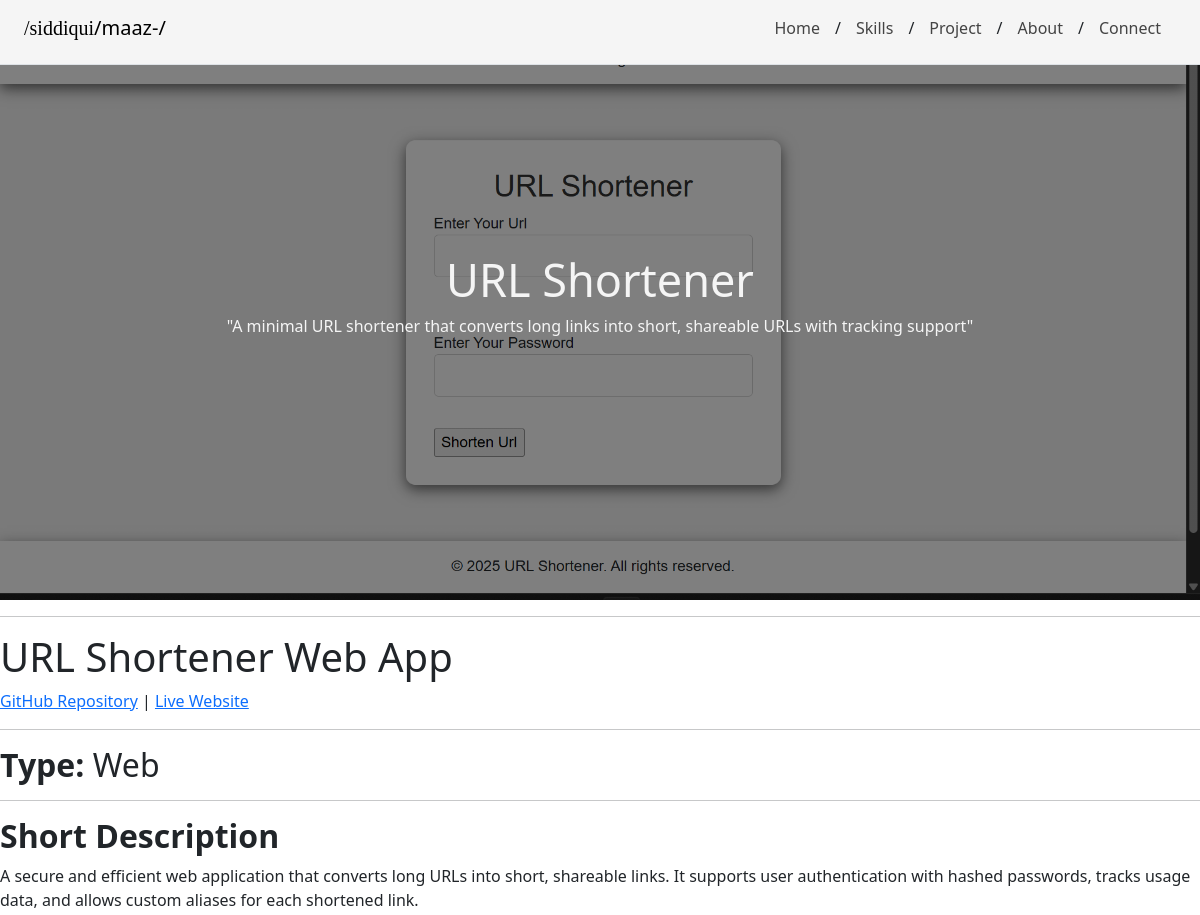
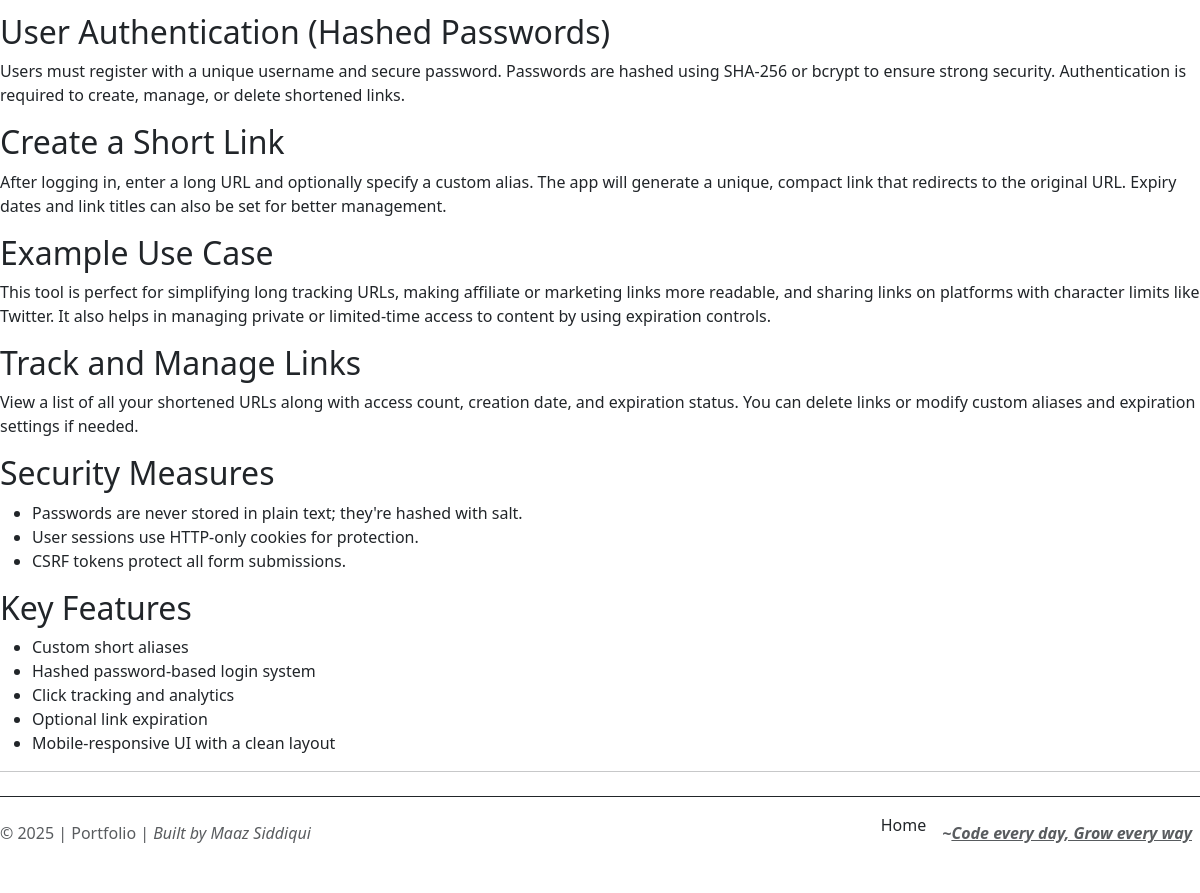
/maaz-project/2, run on the app's committed database (2 pictures, top to bottom).
### models.py (models this page shows, shortened)
class PROJECT_POSTS(db.Model):
    __tablename__ = 'PROJECTS'
    id = db.Column(db.Integer, primary_key=True)
    title = db.Column(db.String, unique=True)
    s_description = db.Column(db.String, nullable=False)
    img = db.Column(db.String, nullable=False)
    body = db.Column(db.String, nullable=False)

### app.py (the view)
@app.route("/maaz-project/<id>")
def maaz_project(id):
    print('+=========================================REACHED View Project=========================================+')
    post = PROJECT_POSTS.query.filter_by(id=int(id)).first()
    return render_template("specific-project.html", post=post)

### add_new_porc.py (called while the page is built)
@add_new_proc.before_app_request
def create_upload_folder():
    upload_folder = current_app.config.get('UPLOAD_FOLDER', 'static/uploads')
    os.makedirs(upload_folder, exist_ok=True)

### templates/specific-project.html (shortened to what this page needs)
{% extends 'base.html' %} {% block title %}Maaz | Project{% endblock %}  {% block body %}
<div class="project-bg">
    <p class="para"><span style="font-size:45px;">{{post.title}}</span><br>{{post.s_description}}</p>
</div>
<hr>
{{post.body|safe}}
{% endblock %}

### data on the page
PROJECT_POSTS: title "URL Shortener", s_description "\"A minimal URL shortener that converts long links into short, shareable URLs with tracking support\"", body "URL Shortener Web App GitHub Repository | Live Website Type: Web Short Description A secure and efficient web application that converts long URLs into short, shareable links. It supports user authentication with hashed passwords, tracks usage data, and allows custom aliases for each shortened link. User Authentication (Hashed Passwords) Users must register with a unique username and secure password. Passwords are hashed using SHA-256 or bcrypt to ensure strong security. Authentication is required to create, manage, or delete shortened links. Create a Short Link After logging in, enter a long URL and optionally specify a custom alias. The app will generate a unique, compact link that…"
